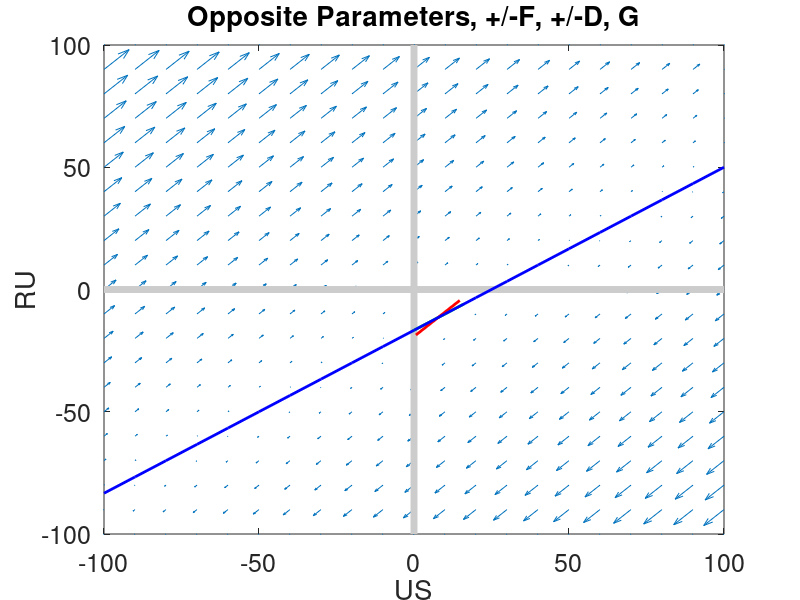

This chart was generated by the following MATLAB code:
% Authors: Suraj Khetarpal, Hongda Mi, Winta
% Reference: "love_affairs.m" by Eli Tziperman and Zhiming Kuang

%This code will generate phase portraits for each system, as well as
%provide information required for the eigen analysis

clf; clear all;

%Setup parameters for the model
%a=-0.1; b=0.2; m=5; c=0.2; d=-0.1; n=5; description = 'Similar Parameters, F, D, G';
%a=-0.1; b=0.5; m=7; c=0.3; d=-0.2; n=-4; description = 'Disimilar Parameters, F, D, +/-G';
%a=-0.1; b=0.2; m=-5; c=0.2; d=-0.1; n=-5; description = 'Similar Parameters, F, D, -G';
%a=-0.2; b=0.1; m=-5; c=0.1; d=-0.2; n=-5; description = 'Similar Parameters, high F, low D, G';
%a=-0.2; b=0.1; m=5; c=-0.1; d=-0.2; n=5; description = 'One Country Submissive, high F, low +/-D, G';
a=-0.2; b=0.3; m=5; c=-0.2; d=0.3; n=5; description = 'Opposite Parameters, +/-F, +/-D, G';

%Provide descriptors to help evaluate the eigen properties
tau = a+d
Delta = a*d-b*c
discriminant = tau^2-4*Delta

%Find fixed points
A = [a b;c d];
B = [-m;-n];
fp = linsolve(A,B); fp
fp2 = [(b*n-d*m)/(a*d-b*c) (c*m-a*n)/(a*d-c*b)];

%Setup a grid and calculate dx/dt and dy/dt
gridsize = 100;
grid_inc = 10;
grid_bottom = -100;
[X, Y] = meshgrid(grid_bottom:grid_inc:gridsize,grid_bottom:grid_inc:gridsize);
u = a.*X + b.*Y + m;
v = c.*X + d.*Y + n;

%Print out the eigenvalues and eigenvectors
A=[a b; c d];
[V,D] = eig(A)

% plot arrows in phase plane:
quiver(X,Y,u,v)
h(1)=title(sprintf('%s', description));
h(2)=xlabel('US');
h(3)=ylabel('RU');
h(4)=gca;
set(h,'FontSize',18)
hold on
V=V*gridsize/10;
% plot axes:
h=plot([0 0],[grid_bottom gridsize]); set(h,'Color',[0.8 0.8 0.8],'LineWidth',5)
h=plot([grid_bottom gridsize],[0 0]); set(h,'Color',[0.8 0.8 0.8],'LineWidth',5)
% plot eigenvectors in the location of the fixed point if applicable:
hold on
if ~isnan(fp(1)) && ~isnan(fp(2))
    plot([fp(1)-V(1,1) fp(1)+V(1,1)],[fp(2)-V(2,1) fp(2)+V(2,1)],'g','LineWidth',2)
    hold on
    plot([fp(1)-V(1,2) fp(1)+V(1,2)],[fp(2)-V(2,2) fp(2)+V(2,2)],'r','LineWidth',2)
end
%If countries have the opposite but equal parameters, plot non-isolated fixed points 
if a==c && b==d && m==n
    x = grid_bottom:grid_inc:gridsize;
    fp_line = -a/b*x-m/b;
    hold on
    plot(x,fp_line,'b','LineWidth',2)
end
axis([grid_bottom gridsize grid_bottom gridsize])